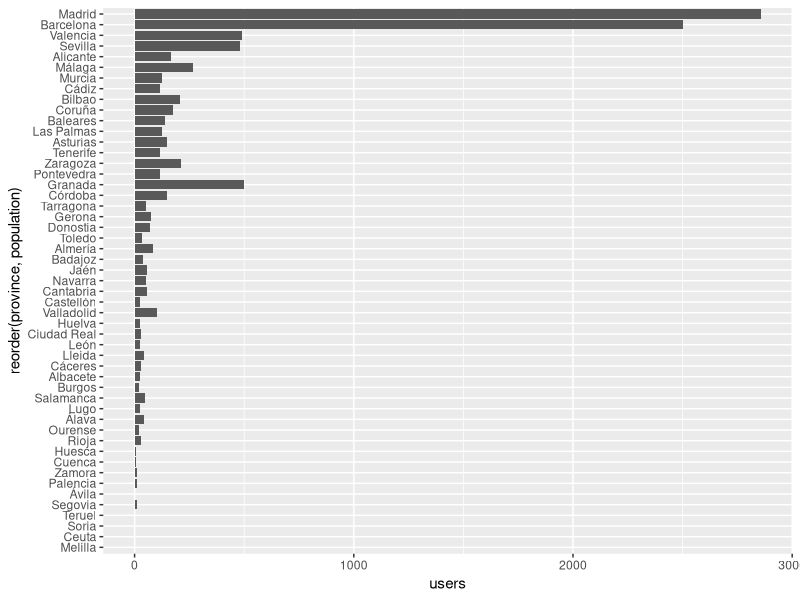
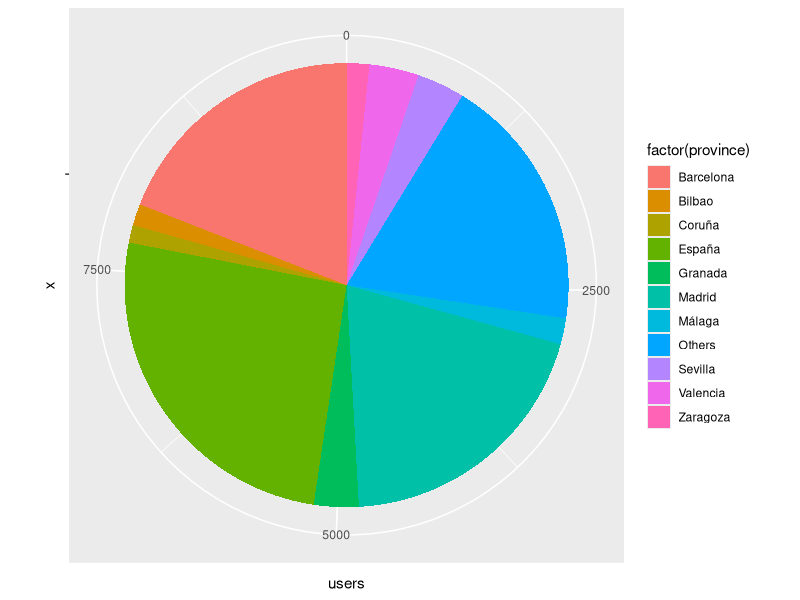
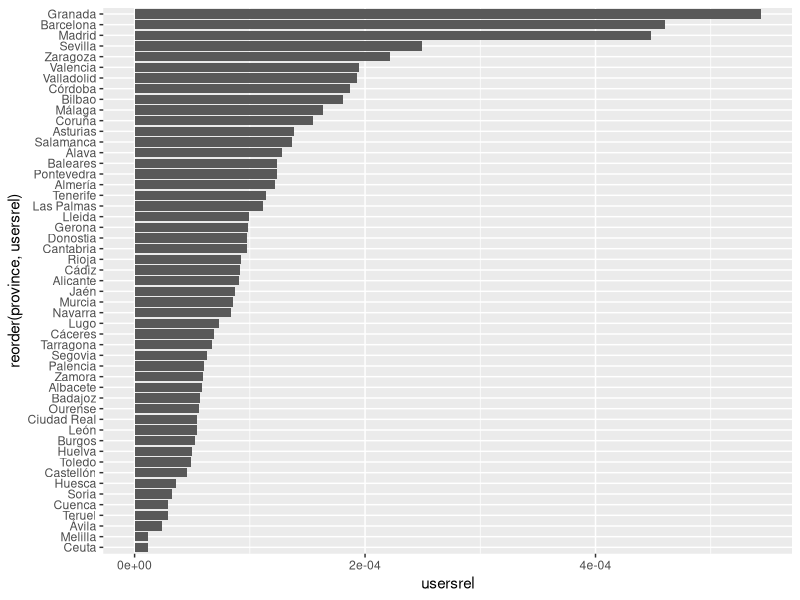
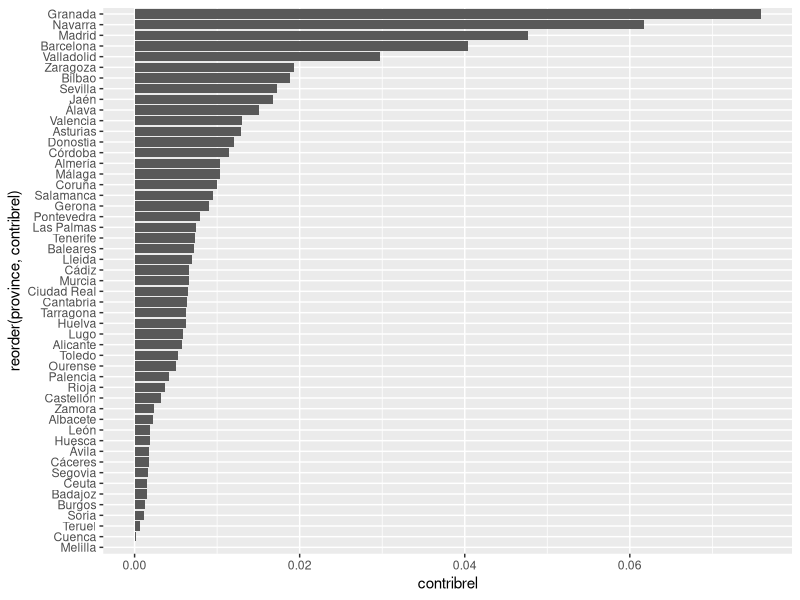
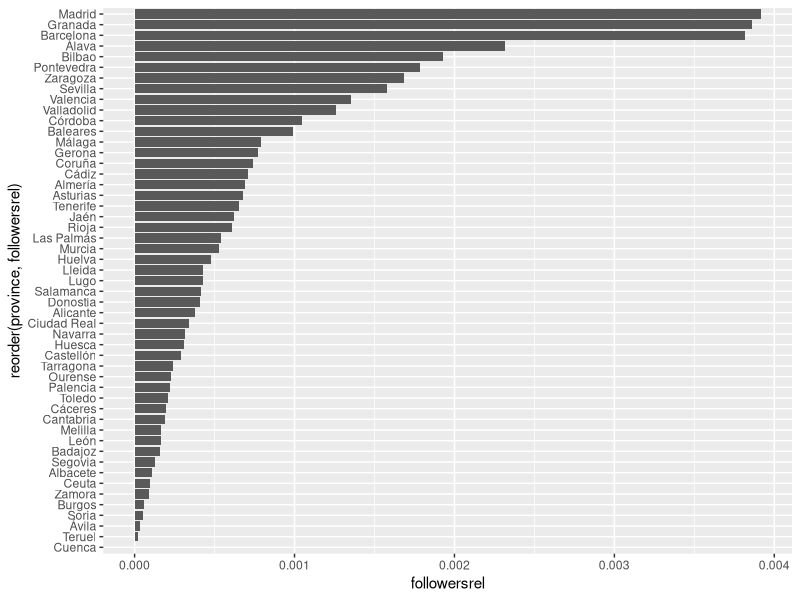
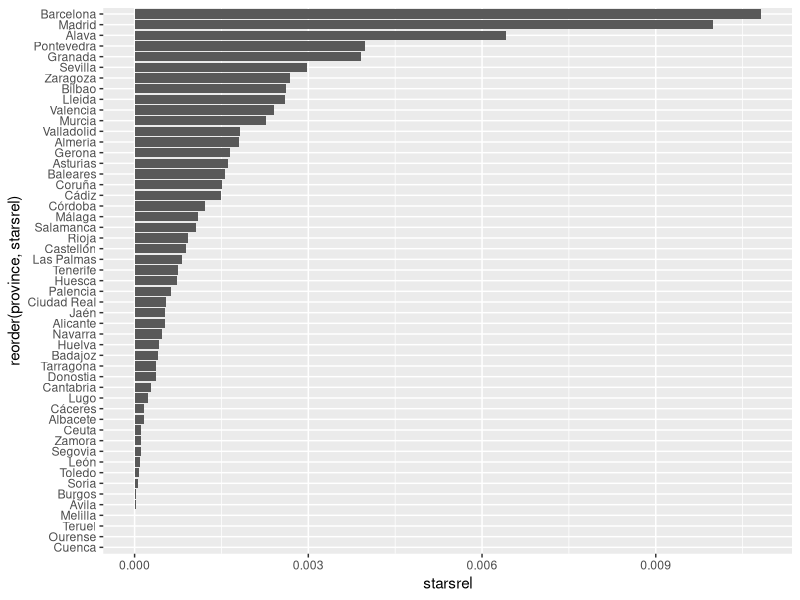
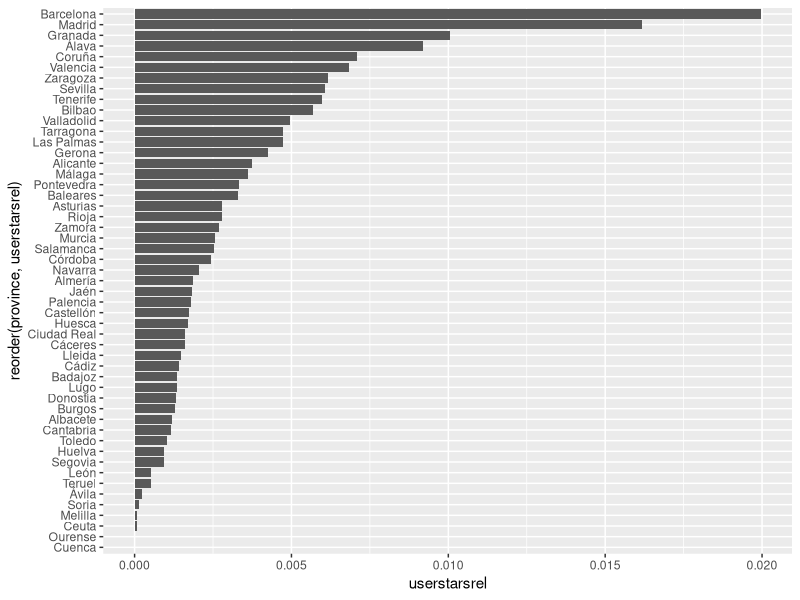
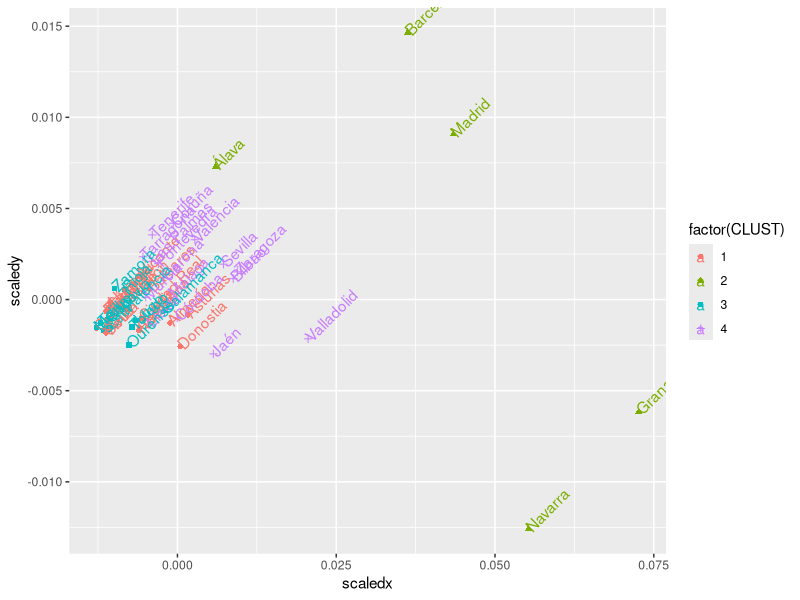

Generate these figures, in order, with R:
## ---- chunk 1
data.province <- read.csv('data-per-province.csv',sep=';')
data.province$usersrel <- data.province$users / data.province$population
data.province$contribrel <- data.province$contributions / data.province$population
data.province$followersrel <- data.province$followers / data.province$population
data.province$starsrel <- data.province$stars / data.province$population
data.province$userstarsrel <- data.province$user_stars / data.province$population
data.province.rel <- data.frame( province=data.province$province, users=data.province$usersrel, contrib=data.province$contribrel, stars=data.province$starsrel, userstars=data.province$userstarsrel )

library(ggplot2)
library(mclust)
library(MASS)
data.province.clust <- Mclust(data.province.rel)
data.province$CLUST <- data.province.clust$classification

d <- dist(data.province.rel)
scaling <- isoMDS(d, k=2)
data.province$scaledx = scaling$points[,1]
data.province$scaledy = scaling$points[,2]

github.user.data <- read.csv('aggregated-top-Spain.csv',sep=';')
github.user.data$place <- reorder(github.user.data$place, X=github.user.data$place, FUN= function(x) -length(x))
province.table <- table(github.user.data$place)
province.table.acc <- head(province.table,n=10)
province.table.acc['Others'] = sum(as.vector(tail(province.table,n=-10)))
province.table.df <- data.frame( province=names(province.table.acc),users= as.vector(province.table.acc))

github.user.data$language <- reorder(github.user.data$language, X=github.user.data$language, FUN= function(x) -length(x))
language.table <- table(github.user.data$language)
language.table.acc <- head(language.table,n=20)
language.table.acc['Others'] = sum(as.vector(tail(language.table,n=-20)))
language.table.df <- data.frame( language=names(language.table.acc),users= as.vector(language.table.acc))
## ---- chunk 2
ggplot(data.province, aes(x=reorder(province,population),y=users))+geom_bar(stat='identity')+coord_flip()
## ---- chunk 3
ggplot( data=province.table.df, aes(x="",y=users,fill=factor(province)))+ geom_bar(width=1,stat='identity') + coord_polar(theta='y')
## ---- chunk 4
ggplot(data.province, aes(x=reorder(province,usersrel),y=usersrel))+geom_bar(stat='identity')+coord_flip()
## ---- chunk 5
ggplot(data.province, aes(x=reorder(province,contribrel),y=contribrel))+geom_bar(stat='identity')+coord_flip()
## ---- chunk 6
ggplot(data.province, aes(x=reorder(province,followersrel),y=followersrel))+geom_bar(stat='identity')+coord_flip()
## ---- chunk 7
ggplot(data.province, aes(x=reorder(province,starsrel),y=starsrel))+geom_bar(stat='identity')+coord_flip()
## ---- chunk 8
ggplot(data.province, aes(x=reorder(province,userstarsrel),y=userstarsrel))+geom_bar(stat='identity')+coord_flip()
## ---- chunk 9
ggplot(data.province, aes(x=scaledx, y=scaledy, colour=factor(CLUST),shape=factor(CLUST)))+geom_point()+ geom_text(aes(label=province,angle=45,hjust=0))
